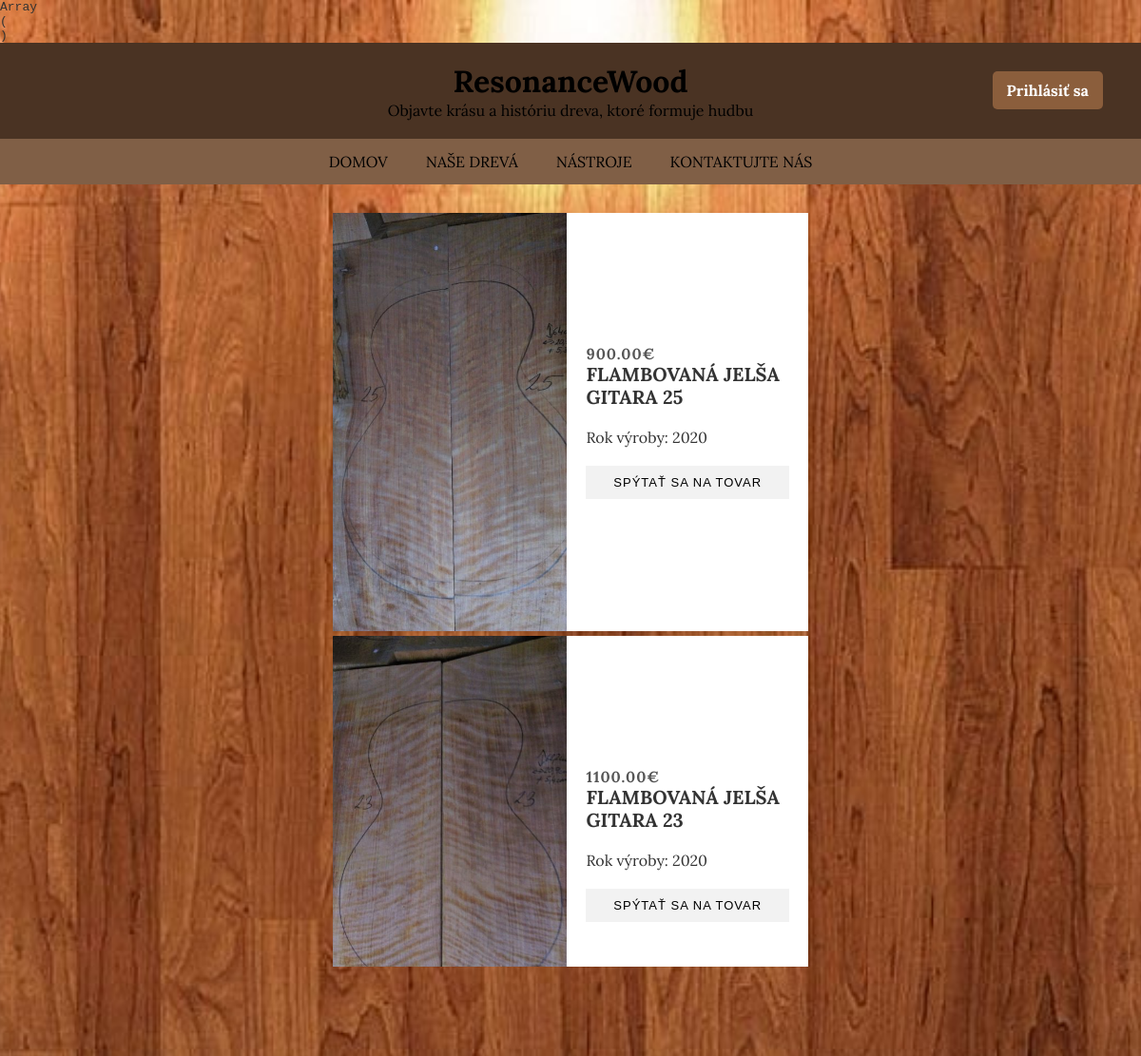
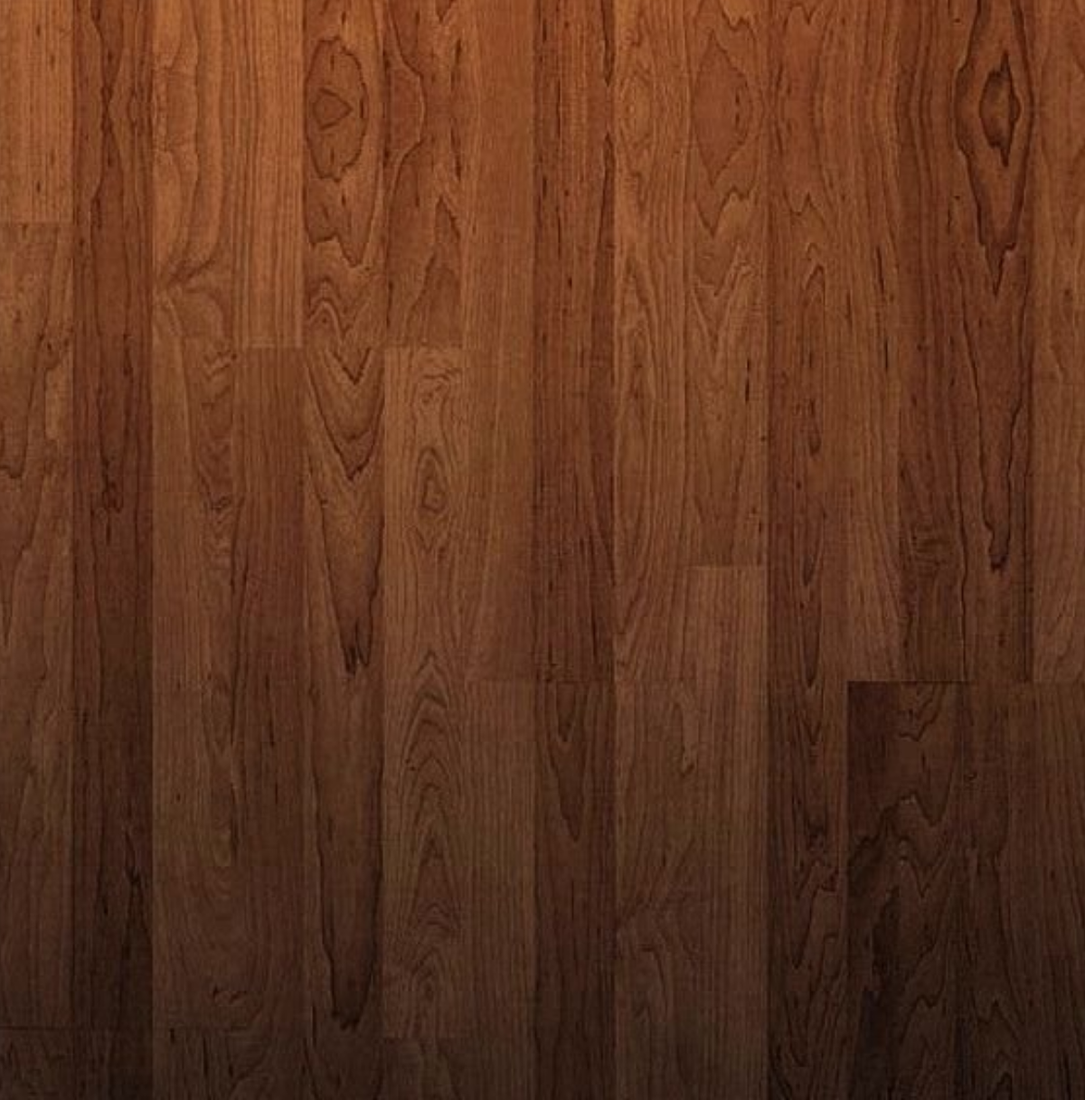
Page /jelsa.php on the committed database (2 pictures, top to bottom).
### tables this page shows
CREATE TABLE products (
                          id INT AUTO_INCREMENT PRIMARY KEY,
                          wood_type_id INT NOT NULL,
                          name VARCHAR(255) NOT NULL,
                          image VARCHAR(255),
                          price DECIMAL(10,2) NOT NULL,
                          rok  DECIMAL(10) NOT NULL,
                          FOREIGN KEY (wood_type_id) REFERENCES wood_types(id) ON DELETE CASCADE
);

### jelsa.php (the view, shortened to what this page needs)
<?php
include("partials/header.php");
$db = new Database();
$conn = $db->getConnection();
$woodType = 3;
$stmt = $conn->prepare("SELECT * FROM products WHERE wood_type_id = ?");
$stmt->execute([$woodType]);
$products = $stmt->fetchAll(PDO::FETCH_ASSOC);
?>
    <main class="main-content">
        <div class="product-grid">
            <?php
            foreach ($products as $item) {
                echo '<div class="product-card">';
                echo '<div class="product-image">';
                echo '<img src="' . $item['image'] . '" alt="' . $item['name'] . '">';
                echo '</div>';
                echo '<div class="product-info">';
                echo '<div class="product-category">'. $item['price'] . "€" . '</div>';
                echo '<h2 class="product-title">' . $item['name'] . '</h2>';
                echo '<p>' . "Rok výroby: ". $item['rok'] . '</p>';
                echo '<button class="product-inquiry">Spýtať sa na tovar</button>';
                echo '</div>';
                echo '</div>';
            }
            ?>
        </div>
    </main>
<?php
include("partials/footer.php");

### css/main.css (style rules this page uses)
* { margin: 0; padding: 0; box-sizing: border-box; }
.main-content { display: flex; flex-wrap: wrap; justify-content: center; padding: 20px; flex: 1; }
.product-grid { display: flex; flex-wrap: wrap; justify-content: center; gap: 5px; padding: 10px; max-width: 1000px; margin: 0 auto; }
.product-card { display: flex; flex-direction: row; width: 80%; max-width: 500px; margin: 0 auto; box-shadow: 0 2px 5px rgba(0,0,0,0.1); }
.product-image { width: 60%; position: relative; }
.product-image img { width: 100%; height: auto; max-height: 500px; object-fit: contain; display: block; }
.product-info { width: 60%; padding: 20px; display: flex; flex-direction: column; justify-content: center; background-color: white; }
.product-category { font-size: 16px; color: #555; text-transform: uppercase; letter-spacing: 1px; font-weight: bold; margin-bottom: 0; }
.product-title { font-size: 20px; font-weight: bold; margin-bottom: 20px; color: #333; text-transform: uppercase; line-height: 1.2; }
.product-inquiry { background-color: #f2f2f2; border: none; padding: 10px 20px; text-transform: uppercase; font-size: 13px; letter-spacing: 1px; cursor: pointer; transition: background-color 0.3s; margin-top: 20px; text-align: center; font-weight: 500; }

### rows in the picture
products: image (picture), price "900.00", name "FLAMBOVANÁ JELŠA GITARA 25", rok "2020"
products: image (picture), price "1100.00", name "FLAMBOVANÁ JELŠA GITARA 23", rok "2020"
products: image (picture), price "550.00", name "FLAMBOVANÁ JELŠA GITARA 30", rok "2024"
products: image (picture), price "980.00", name "FLAMBOVANÁ JELŠA GITARA 37", rok "2013"

### other values in the picture
$item['label'] "DOMOV"
$item['label'] "NAŠE DREVÁ"
$item['label'] "NÁSTROJE"
$item['label'] "KONTAKTUJTE NÁS"
